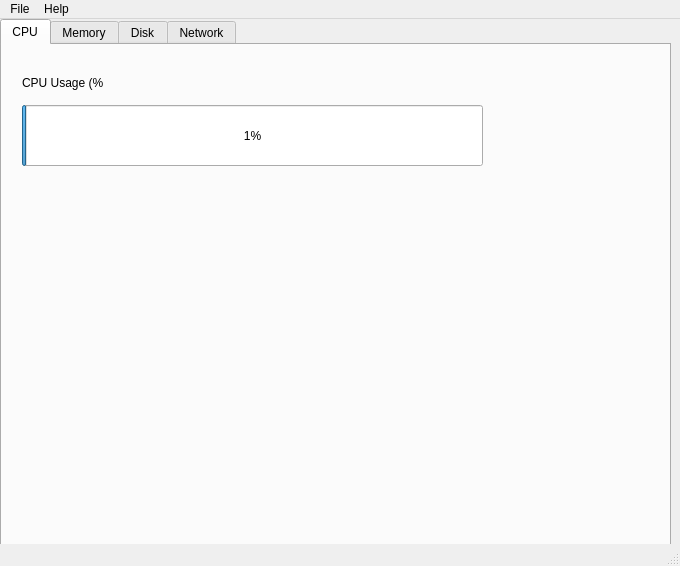
<?xml version="1.0" encoding="UTF-8"?>
<ui version="4.0">
 <class>MainWindow</class>
 <widget class="QMainWindow" name="MainWindow">
  <property name="geometry">
   <rect>
    <x>0</x>
    <y>0</y>
    <width>680</width>
    <height>566</height>
   </rect>
  </property>
  <property name="minimumSize">
   <size>
    <width>680</width>
    <height>566</height>
   </size>
  </property>
  <property name="mouseTracking">
   <bool>false</bool>
  </property>
  <property name="windowTitle">
   <string>MainWindow</string>
  </property>
  <widget class="QWidget" name="centralwidget">
   <widget class="QTabWidget" name="tabWidget">
    <property name="geometry">
     <rect>
      <x>0</x>
      <y>0</y>
      <width>671</width>
      <height>531</height>
     </rect>
    </property>
    <property name="currentIndex">
     <number>0</number>
    </property>
    <widget class="QWidget" name="CPU">
     <attribute name="title">
      <string>CPU</string>
     </attribute>
     <widget class="QProgressBar" name="pBarCPU">
      <property name="geometry">
       <rect>
        <x>20</x>
        <y>60</y>
        <width>461</width>
        <height>61</height>
       </rect>
      </property>
      <property name="maximum">
       <number>100</number>
      </property>
      <property name="value">
       <number>1</number>
      </property>
      <property name="orientation">
       <enum>Qt::Horizontal</enum>
      </property>
      <property name="invertedAppearance">
       <bool>false</bool>
      </property>
      <property name="textDirection">
       <enum>QProgressBar::TopToBottom</enum>
      </property>
     </widget>
     <widget class="QLabel" name="label_5">
      <property name="geometry">
       <rect>
        <x>20</x>
        <y>30</y>
        <width>81</width>
        <height>16</height>
       </rect>
      </property>
      <property name="text">
       <string>CPU Usage (%)</string>
      </property>
     </widget>
    </widget>
    <widget class="QWidget" name="Memory">
     <attribute name="title">
      <string>Memory</string>
     </attribute>
     <widget class="QProgressBar" name="pBar_PC">
      <property name="geometry">
       <rect>
        <x>20</x>
        <y>60</y>
        <width>611</width>
        <height>161</height>
       </rect>
      </property>
      <property name="value">
       <number>0</number>
      </property>
      <property name="orientation">
       <enum>Qt::Horizontal</enum>
      </property>
      <property name="format">
       <string>%p%</string>
      </property>
     </widget>
     <widget class="QLabel" name="label">
      <property name="geometry">
       <rect>
        <x>20</x>
        <y>30</y>
        <width>111</width>
        <height>21</height>
       </rect>
      </property>
      <property name="text">
       <string>Memory Usage (%)</string>
      </property>
     </widget>
     <widget class="QLabel" name="label_2">
      <property name="geometry">
       <rect>
        <x>20</x>
        <y>230</y>
        <width>111</width>
        <height>21</height>
       </rect>
      </property>
      <property name="text">
       <string>Memory Usage (GB)</string>
      </property>
     </widget>
     <widget class="QProgressBar" name="pBar_GB">
      <property name="geometry">
       <rect>
        <x>20</x>
        <y>260</y>
        <width>511</width>
        <height>31</height>
       </rect>
      </property>
      <property name="value">
       <number>0</number>
      </property>
      <property name="orientation">
       <enum>Qt::Horizontal</enum>
      </property>
      <property name="textDirection">
       <enum>QProgressBar::BottomToTop</enum>
      </property>
      <property name="format">
       <string>%v GB</string>
      </property>
     </widget>
    </widget>
    <widget class="QWidget" name="Disk">
     <attribute name="title">
      <string>Disk</string>
     </attribute>
     <widget class="QLabel" name="label_3">
      <property name="geometry">
       <rect>
        <x>20</x>
        <y>30</y>
        <width>111</width>
        <height>21</height>
       </rect>
      </property>
      <property name="text">
       <string>Disk Usage (%)</string>
      </property>
     </widget>
     <widget class="QLabel" name="label_4">
      <property name="geometry">
       <rect>
        <x>20</x>
        <y>230</y>
        <width>111</width>
        <height>21</height>
       </rect>
      </property>
      <property name="text">
       <string>Disk Usage (GB)</string>
      </property>
     </widget>
     <widget class="QProgressBar" name="pBar_DPC">
      <property name="geometry">
       <rect>
        <x>20</x>
        <y>60</y>
        <width>611</width>
        <height>161</height>
       </rect>
      </property>
      <property name="value">
       <number>0</number>
      </property>
      <property name="orientation">
       <enum>Qt::Horizontal</enum>
      </property>
     </widget>
     <widget class="QProgressBar" name="pBar_DGB">
      <property name="geometry">
       <rect>
        <x>20</x>
        <y>260</y>
        <width>511</width>
        <height>31</height>
       </rect>
      </property>
      <property name="value">
       <number>0</number>
      </property>
      <property name="orientation">
       <enum>Qt::Horizontal</enum>
      </property>
      <property name="textDirection">
       <enum>QProgressBar::BottomToTop</enum>
      </property>
      <property name="format">
       <string>%v GB</string>
      </property>
     </widget>
    </widget>
    <widget class="QWidget" name="Network">
     <attribute name="title">
      <string>Network</string>
     </attribute>
     <widget class="QGroupBox" name="groupBox">
      <property name="geometry">
       <rect>
        <x>20</x>
        <y>30</y>
        <width>561</width>
        <height>91</height>
       </rect>
      </property>
      <property name="title">
       <string>Packet Sent</string>
      </property>
      <widget class="QLCDNumber" name="lcdNumSent">
       <property name="geometry">
        <rect>
         <x>210</x>
         <y>20</y>
         <width>321</width>
         <height>51</height>
        </rect>
       </property>
       <property name="digitCount">
        <number>10</number>
       </property>
       <property name="intValue" stdset="0">
        <number>10</number>
       </property>
      </widget>
     </widget>
     <widget class="QGroupBox" name="groupBox_2">
      <property name="geometry">
       <rect>
        <x>20</x>
        <y>140</y>
        <width>561</width>
        <height>91</height>
       </rect>
      </property>
      <property name="title">
       <string>Packet Received</string>
      </property>
      <widget class="QLCDNumber" name="lcdNumRecv">
       <property name="geometry">
        <rect>
         <x>210</x>
         <y>20</y>
         <width>321</width>
         <height>51</height>
        </rect>
       </property>
       <property name="smallDecimalPoint">
        <bool>false</bool>
       </property>
       <property name="digitCount">
        <number>10</number>
       </property>
      </widget>
     </widget>
    </widget>
   </widget>
  </widget>
  <widget class="QMenuBar" name="menubar">
   <property name="geometry">
    <rect>
     <x>0</x>
     <y>0</y>
     <width>680</width>
     <height>21</height>
    </rect>
   </property>
   <widget class="QMenu" name="menuFile">
    <property name="title">
     <string>File</string>
    </property>
    <addaction name="actionOpen"/>
    <addaction name="separator"/>
    <addaction name="actionExit"/>
   </widget>
   <widget class="QMenu" name="menuHelp">
    <property name="title">
     <string>Help</string>
    </property>
    <addaction name="actionAbout"/>
   </widget>
   <addaction name="menuFile"/>
   <addaction name="menuHelp"/>
  </widget>
  <widget class="QStatusBar" name="statusbar"/>
  <action name="actionOpen">
   <property name="text">
    <string>Open</string>
   </property>
  </action>
  <action name="actionExit">
   <property name="text">
    <string>Exit</string>
   </property>
  </action>
  <action name="actionAbout">
   <property name="text">
    <string>About</string>
   </property>
  </action>
 </widget>
 <resources/>
 <connections/>
</ui>
